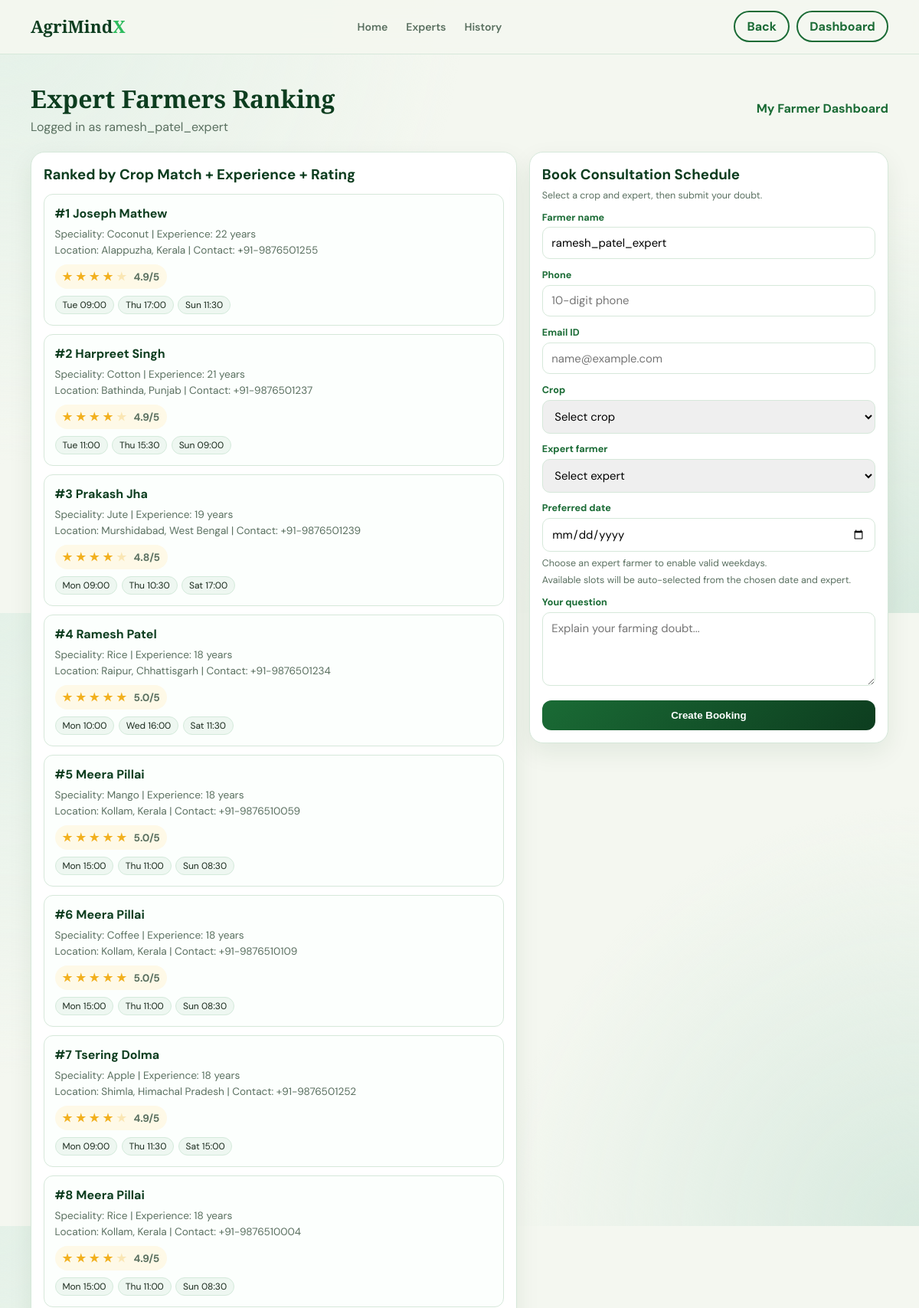
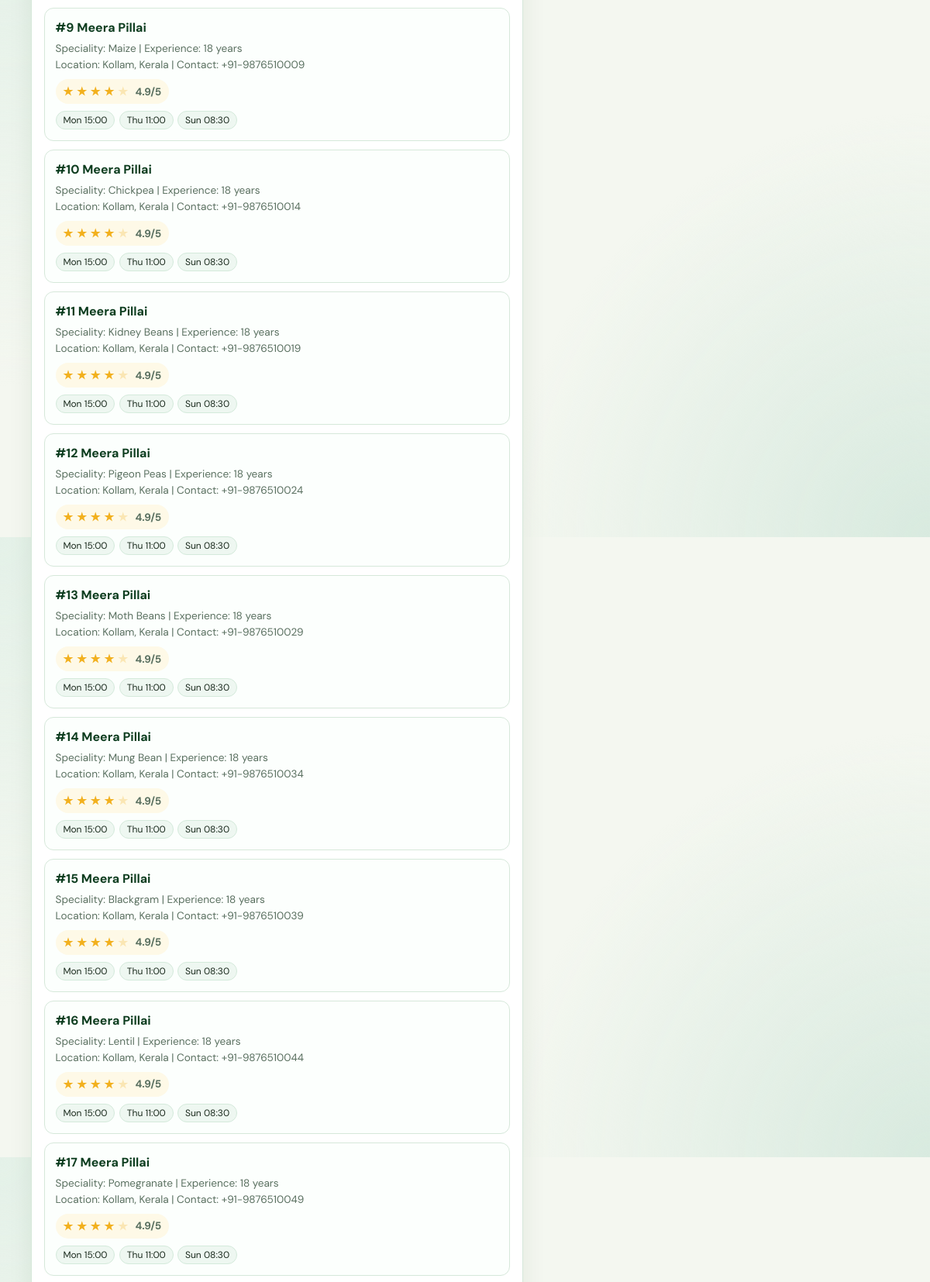
Page /farmers (signed in, upper part) on the committed database (2 pictures, top to bottom).
### app.py (models this page shows)
class User(db.Model):
    id             = db.Column(db.Integer, primary_key=True)
    username       = db.Column(db.String(80), unique=True, nullable=False)
    email          = db.Column(db.String(120), unique=True, nullable=True)
    password_hash  = db.Column(db.String(255), nullable=False)
    role           = db.Column(db.String(20), nullable=False, default="member")
    created_at     = db.Column(db.DateTime, default=datetime.utcnow)

class ExpertFarmer(db.Model):
    id                 = db.Column(db.Integer, primary_key=True)
    user_id            = db.Column(db.Integer, db.ForeignKey("user.id"), nullable=True)
    name               = db.Column(db.String(120), nullable=False)
    crop_speciality    = db.Column(db.String(80), nullable=False, index=True)
    experience_years   = db.Column(db.Integer, nullable=False)
    district           = db.Column(db.String(80), nullable=False)
    state              = db.Column(db.String(80), nullable=False)
    rating             = db.Column(db.Float, nullable=False, default=4.5)
    phone              = db.Column(db.String(20), nullable=False)
    available_slots    = db.Column(db.Text, nullable=False)
    user = db.relationship("User", backref="expert_profile")

### app.py (the view, shortened to what this page needs)
@app.route("/farmers", methods=["GET", "POST"])
@login_required
def farmers():
    current_user = get_current_user()
    requested_crop = normalize_crop_name(request.args.get("crop", ""))
    booking_confirmed = request.args.get("booking_confirmed") == "1"
    errors = []
    experts = (ExpertFarmer.query
               .order_by(ExpertFarmer.experience_years.desc(), ExpertFarmer.rating.desc())
               .all())
    if requested_crop:
        experts = [
            expert for expert in experts
            if normalize_crop_name(expert.crop_speciality).lower() == requested_crop.lower()
        ][:MIN_EXPERTS_PER_CROP]
    ranked = []
    for expert in experts:
        expert_crop = normalize_crop_name(expert.crop_speciality)
        bonus = 100 if requested_crop and expert_crop.lower() == requested_crop.lower() else 0
        ranking_score = bonus + (expert.experience_years * 3) + (expert.rating * 10)
        ranked.append({
            "expert": expert,
            "display_name": format_expert_display_name(expert.name, expert.crop_speciality),
            "ranking_score": round(ranking_score, 2),
            "slots": parse_available_slots(expert.available_slots),
            "is_crop_match": bonus > 0,
        })
    ranked.sort(key=lambda item: item["ranking_score"], reverse=True)
    return render_template(
        "farmers.html",
        requested_crop=requested_crop,
        experts=ranked,
        crop_names=sorted(CROP_DETAILS.keys()),
        errors=errors,
        current_user=current_user,
        booking_confirmed=booking_confirmed,
    )

### app.py (called while the page is built, shortened)
def parse_available_slots(raw_slots):
    if not raw_slots:
        return []
    try:
        slots = json.loads(raw_slots)
    except (TypeError, json.JSONDecodeError):
        return []
    if not isinstance(slots, list):
        return []
    return [str(slot).strip() for slot in slots if str(slot).strip()]

def get_current_user():
    user_id = session.get("user_id")
    if not user_id:
        return None
    return db.session.get(User, user_id)

def login_required(view):
    @wraps(view)
    def wrapped(*args, **kwargs):
        if get_current_user() is None:
            flash("Create an account or log in to analyse and predict crops.", "auth")
            return redirect(url_for("login", next=request.path))
        return view(*args, **kwargs)
    return wrapped

@app.context_processor
def inject_user_context():
    current_user = get_current_user()
    def get_user_bookings(username):
        """Retrieve all bookings for a user, ordered by date (newest first)"""
        bookings = FarmerBooking.query.filter_by(created_by_username=username).order_by(FarmerBooking.created_at.desc()).all()
        return bookings
    return {
        "session_user": current_user,
        "is_authenticated": current_user is not None,
        "get_user_bookings": get_user_bookings,
    }

def normalize_crop_name(value: str) -> str:
    if not value:
        return ""
    def crop_lookup_key(text: str) -> str:
        return "".join(ch for ch in text.lower() if ch.isalnum())
    normalized = " ".join(word.capitalize() for word in value.replace("_", " ").replace("-", " ").split())
    if normalized in CROP_DETAILS:
        return normalized

def format_expert_display_name(value: str, crop_speciality: str = "") -> str:
    if not value:
        return ""
    cleaned = " ".join(str(value).split()).strip()
    normalized_crop = normalize_crop_name(crop_speciality)
    if normalized_crop:
        crop_suffix_pattern = rf"\s*-\s*{re.escape(normalized_crop)}\s+Expert\s+\d+\s*$"
        cleaned = re.sub(crop_suffix_pattern, "", cleaned, flags=re.IGNORECASE)
    cleaned = re.sub(r"\s*-\s*Expert\s+\d+\s*$", "", cleaned, flags=re.IGNORECASE)
    return cleaned

### templates/farmers.html (shortened to what this page needs)
<!DOCTYPE html>
<html lang="en">
<head>
</head>
<body>
  <nav>
    <a class="logo" href="{{ url_for('home') }}">AgriMind<span>X</span></a>
    <ul class="nav-links">
      <li><a href="{{ url_for('home') }}">Home</a></li>
      <li><a href="{{ url_for('farmers') }}">Experts</a></li>
      <li><a href="{{ url_for('history') }}">History</a></li>
    </ul>
    <div class="nav-actions">
      <a class="btn-link" href="{{ url_for('home') }}">Back</a>
      <a class="btn-link" href="{{ url_for('farmer_dashboard') }}">Dashboard</a>
    </div>
  </nav>
  <div class="wrap">
    <div class="top">
      <div>
        <h1>Expert Farmers Ranking</h1>
        <div class="sub">Logged in as {{ current_user.username }}{% if requested_crop %} • Crop focus: {{ requested_crop }}{% endif %}</div>
      </div>
      <a class="back" href="{{ url_for('farmer_dashboard') }}">My Farmer Dashboard</a>
    </div>
    <div class="layout">
      <div class="card">
        <h3 style="margin-bottom:.8rem;color:var(--deep);">Ranked by Crop Match + Experience + Rating</h3>
        {% if experts %}
        {% for row in experts %}
        <div class="rank-item">
          <div class="hd">
            <div class="name">#{{ loop.index }} {{ row.display_name }}</div>
          </div>
          <div class="meta">
            Speciality: {{ row.expert.crop_speciality }} | Experience: {{ row.expert.experience_years }} years<br/>
            Location: {{ row.expert.district }}, {{ row.expert.state }} | Contact: {{ row.expert.phone }}
            <div style="margin-top:.5rem;">
              <span class="rating-display">
                {% if row.expert.rating and row.expert.rating > 0 %}
                  {% set rating = row.expert.rating | int %}
                  {% for i in range(1, 6) %}
                    <span class="star-icon {% if i > rating %}empty{% endif %}">★</span>
                  {% endfor %}
                  <span style="margin-left:.3rem;color:#5a7060;">{{ row.expert.rating }}/5</span>
                {% else %}
                  <span style="color:#8aa095;">No ratings yet</span>
                {% endif %}
              </span>
            </div>
          </div>
          <div class="slots">
            {% for slot in row.slots %}
            <span class="slot">{{ slot }}</span>
            {% endfor %}
          </div>
        </div>
        {% endfor %}
        {% elif requested_crop %}
        <div class="hint">No experts are available for {{ requested_crop }} right now.</div>
        {% else %}
        <div class="hint">Select a crop to view only matching experts for booking.</div>
        {% endif %}
      </div>
      <div class="card">
        <h3 style="margin-bottom:.3rem;color:var(--deep);">Book Consultation Schedule</h3>
        <div class="hint">Select a crop and expert, then submit your doubt.</div>
        <form method="POST">
          <label>Farmer name</label>
          <input name="farmer_name" value="{{ request.form.get('farmer_name', current_user.username) }}" required/>
          <label>Phone</label>
          <input name="farmer_phone" placeholder="10-digit phone" value="{{ request.form.get('farmer_phone', '') }}" required/>
          <label>Email ID</label>
          <input type="email" name="farmer_email" placeholder="name@example.com" value="{{ request.form.get('farmer_email', current_user.email if current_user.email else '') }}" required/>
          <label>Crop</label>
          <select name="crop" required>
            <option value="">Select crop</option>
          </select>
          <label>Expert farmer</label>
          <select name="expert_farmer_id" id="expert-farmer" required>
            <option value="">Select expert</option>
          </select>
          <label>Preferred date</label>
          <input type="date" name="preferred_date" id="preferred-date" value="{{ request.form.get('preferred_date', '') }}" required/>
          <div class="hint" id="date-hint">Choose an expert farmer to enable valid weekdays.</div>
          <div class="hint" id="slot-hint">Available slots will be auto-selected from the chosen date and expert.</div>
          <label>Your question</label>
          <textarea name="question" placeholder="Explain your farming doubt..." required>{{ request.form.get('question', '') }}</textarea>
          <button class="btn" type="submit">Create Booking</button>
        </form>
      </div>
    </div>
  </div>
</body>
</html>

### templates/farmers.html (style rules this page uses)
:root { --green:#1a6b35;--deep:#0d3d1f;--soft:#f4f7f0;--line:#d6e8da;--text:#1a2a1d;--muted:#5a7060;--bright:#2dbb5d }
* { box-sizing:border-box;margin:0;padding:0 }
body { font-family:'DM Sans',sans-serif; background: radial-gradient(circle at 0% 0%, #e4f1e8 0%, transparent 42%), radial-gradient(circle at 100% 100%, #d8eadf 0%, transparent 38%), var(--soft); color:var(--text); padding:6.7rem 1rem 2rem; }
.wrap { max-width:1120px;margin:0 auto }
nav { position:fixed;top:0;left:0;right:0;z-index:200; display:flex;align-items:center;justify-content:space-between; padding:.9rem 2.5rem; background:rgba(244,247,240,.94);backdrop-filter:blur(16px); border-bottom:1px solid var(--line); }
.logo { font-family:'Playfair Display',serif;font-size:1.4rem;font-weight:900;color:var(--deep);text-decoration:none }
.logo span { color:var(--bright) }
.nav-links { display:flex;gap:1.5rem;list-style:none }
.nav-links a { text-decoration:none;color:var(--muted);font-size:.88rem;font-weight:600 }
.nav-actions { display:flex;align-items:center;gap:.55rem;flex-wrap:wrap }
.btn-link { display:inline-flex;align-items:center;justify-content:center;background:transparent;color:var(--green);border:2px solid var(--green);border-radius:999px;padding:.5rem .95rem;text-decoration:none;font-weight:700 }
.top { display:flex;align-items:center;justify-content:space-between;gap:1rem;flex-wrap:wrap;margin-bottom:1.4rem }
.back { color:var(--green);text-decoration:none;font-weight:700 }
h1 { font-family:'Playfair Display',serif;color:var(--deep);font-size:2rem }
.sub { color:var(--muted);margin-top:.3rem }
.layout { display:grid;grid-template-columns:1.15fr .85fr;gap:1rem;align-items:start }
.card { background:#fff;border:1px solid var(--line);border-radius:18px;padding:1rem;box-shadow:0 12px 32px rgba(13,61,31,.08) }
.rank-item { border:1px solid var(--line);border-radius:12px;padding:.85rem;margin-bottom:.7rem;background:#fcfffd }
.hd { display:flex;align-items:center;justify-content:space-between;gap:.7rem;flex-wrap:wrap }
.name { font-weight:700;color:var(--deep) }
.meta { font-size:.85rem;color:var(--muted);line-height:1.55;margin-top:.4rem }
.slots { display:flex;flex-wrap:wrap;gap:.35rem;margin-top:.55rem }
.slot { background:#eef7f1;border:1px solid #d4eadb;border-radius:999px;padding:.2rem .55rem;font-size:.75rem }
.rating-display { display:inline-flex;align-items:center;gap:.3rem;background:#fef9e7;padding:.3rem .6rem;border-radius:999px;font-weight:700;color:#b8860b }
.star-icon { color:#f2b01e;font-size:.9rem }
.star-icon.empty { opacity:.25 }
label { display:block;font-size:.79rem;font-weight:700;color:var(--green);margin:.72rem 0 .3rem }
input,select,textarea { width:100%;padding:.62rem .72rem;border:1.4px solid var(--line);border-radius:10px;font-family:'DM Sans',sans-serif;font-size:.93rem }
textarea { min-height:96px;resize:vertical }
.btn { width:100%;margin-top:.9rem;background:linear-gradient(135deg,var(--green),var(--deep));color:#fff;border:none;border-radius:12px;padding:.75rem .9rem;font-weight:700;cursor:pointer }
.hint { font-size:.78rem;color:var(--muted);margin-top:.42rem }

### rows in the picture
User: username "ramesh_patel_expert", farmer_name "ramesh_patel_expert"
ExpertFarmer: expert.crop_speciality "Coconut", expert.experience_years "22", expert.district "Alappuzha", expert.state "Kerala", expert.phone "+91-9876501255", expert.rating "4.9"
ExpertFarmer: expert.crop_speciality "Cotton", expert.experience_years "21", expert.district "Bathinda", expert.state "Punjab", expert.phone "+91-9876501237", expert.rating "4.9"
ExpertFarmer: expert.crop_speciality "Jute", expert.experience_years "19", expert.district "Murshidabad", expert.state "West Bengal", expert.phone "+91-9876501239", expert.rating "4.8"
ExpertFarmer: expert.crop_speciality "Rice", expert.experience_years "18", expert.district "Raipur", expert.state "Chhattisgarh", expert.phone "+91-9876501234", expert.rating "5.0"
ExpertFarmer: expert.crop_speciality "Mango", expert.experience_years "18", expert.district "Kollam", expert.state "Kerala", expert.phone "+91-9876510059", expert.rating "5.0"
ExpertFarmer: expert.crop_speciality "Coffee", expert.experience_years "18", expert.district "Kollam", expert.state "Kerala", expert.phone "+91-9876510109", expert.rating "5.0"
ExpertFarmer: expert.crop_speciality "Apple", expert.experience_years "18", expert.district "Shimla", expert.state "Himachal Pradesh", expert.phone "+91-9876501252", expert.rating "4.9"
ExpertFarmer: expert.crop_speciality "Rice", expert.experience_years "18", expert.district "Kollam", expert.state "Kerala", expert.phone "+91-9876510004", expert.rating "4.9"
ExpertFarmer: expert.crop_speciality "Maize", expert.experience_years "18", expert.district "Kollam", expert.state "Kerala", expert.phone "+91-9876510009", expert.rating "4.9"
ExpertFarmer: expert.crop_speciality "Chickpea", expert.experience_years "18", expert.district "Kollam", expert.state "Kerala", expert.phone "+91-9876510014", expert.rating "4.9"
ExpertFarmer: expert.crop_speciality "Kidney Beans", expert.experience_years "18", expert.district "Kollam", expert.state "Kerala", expert.phone "+91-9876510019", expert.rating "4.9"
ExpertFarmer: expert.crop_speciality "Pigeon Peas", expert.experience_years "18", expert.district "Kollam", expert.state "Kerala", expert.phone "+91-9876510024", expert.rating "4.9"
ExpertFarmer: expert.crop_speciality "Moth Beans", expert.experience_years "18", expert.district "Kollam", expert.state "Kerala", expert.phone "+91-9876510029", expert.rating "4.9"
ExpertFarmer: expert.crop_speciality "Mung Bean", expert.experience_years "18", expert.district "Kollam", expert.state "Kerala", expert.phone "+91-9876510034", expert.rating "4.9"
ExpertFarmer: expert.crop_speciality "Blackgram", expert.experience_years "18", expert.district "Kollam", expert.state "Kerala", expert.phone "+91-9876510039", expert.rating "4.9"
ExpertFarmer: expert.crop_speciality "Lentil", expert.experience_years "18", expert.district "Kollam", expert.state "Kerala", expert.phone "+91-9876510044", expert.rating "4.9"
ExpertFarmer: expert.crop_speciality "Pomegranate", expert.experience_years "18", expert.district "Kollam", expert.state "Kerala", expert.phone "+91-9876510049", expert.rating "4.9"

### other values in the picture
{{ row.display_name }} "Joseph Mathew" "Harpreet Singh" "Prakash Jha" "Ramesh Patel" "Meera Pillai" "Meera Pillai" "Tsering Dolma" "Meera Pillai" "Meera Pillai" "Meera Pillai" "Meera Pillai" "Meera Pillai" "Meera Pillai" "Meera Pillai" "Meera Pillai" "Meera Pillai" "Meera Pillai"
{{ slot }} "Tue 09:00" "Thu 17:00" "Sun 11:30" "Tue 11:00" "Thu 15:30" "Sun 09:00" "Mon 09:00" "Thu 10:30" "Sat 17:00" "Mon 10:00" "Wed 16:00" "Sat 11:30" "Mon 15:00" "Thu 11:00" "Sun 08:30" "Mon 15:00" "Thu 11:00" "Sun 08:30" "Mon 09:00" "Thu 11:30" "Sat 15:00" "Mon 15:00" "Thu 11:00" "Sun 08:30" "Mon 15:00" "Thu 11:00" "Sun 08:30" "Mon 15:00" "Thu 11:00" "Sun 08:30" "Mon 15:00" "Thu 11:00" "Sun 08:30" "Mon 15:00" "Thu 11:00" "Sun 08:30" "Mon 15:00" "Thu 11:00" "Sun 08:30" "Mon 15:00" "Thu 11:00" "Sun 08:30" "Mon 15:00" "Thu 11:00" "Sun 08:30" "Mon 15:00" "Thu 11:00" "Sun 08:30" "Mon 15:00" "Thu 11:00" "Sun 08:30"
